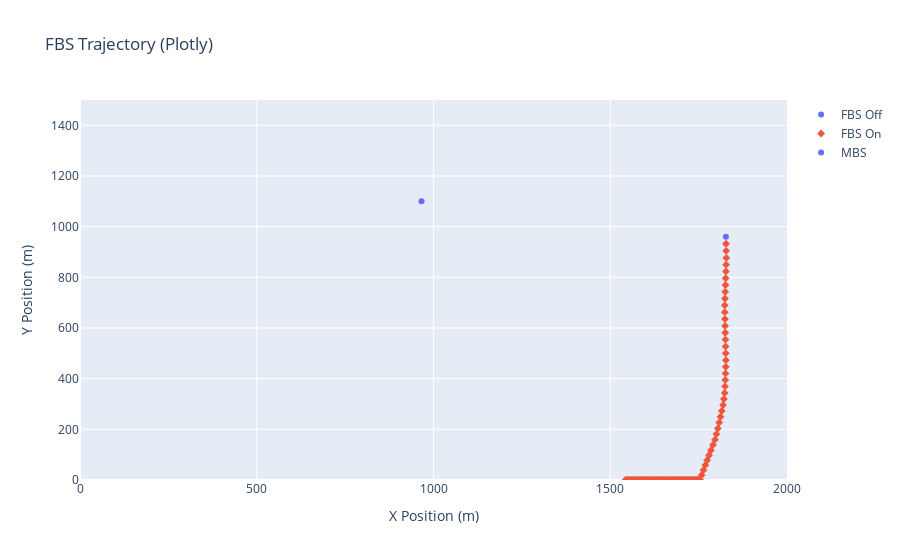

Notebook code for this chart:
### Code cell
mbs_df = pd.DataFrame({"x": mbs_x, "y": mbs_y, "type": "MBS"})
states_df = states.copy()
states_df["type"] = states_df["power_status"].map({0: "FBS Off", 1: "FBS On"})

fig_states = px.scatter(
    states_df,
    x="x",
    y="y",
    color="type",
    symbol="type",
    title="FBS Trajectory (Plotly)",
    labels={"x": "X Position (m)", "y": "Y Position (m)"},
)
fig_mbs = px.scatter(
    mbs_df,
    x="x",
    y="y",
    color="type",
    symbol="type",
)

for trace in fig_mbs.data:
    fig_states.add_trace(trace)

fig_states.update_layout(
    xaxis=dict(range=[0, env.W]),
    yaxis=dict(range=[0, env.H]),
    legend=dict(title=""),
)

### Figure 1 — Plotly figure (JSON) as saved in the notebook; plotly's stock layout.template omitted (floating-point values rounded to 4 significant figures)
{"data": [{"hovertemplate": "type=FBS Off<br>X Position (m)=%{x}<br>Y Position (m)=%{y}<extra></extra>", "legendgroup": "FBS Off", "marker": {"color": "#636efa", "symbol": "circle"}, "mode": "markers", "name": "FBS Off", "orientation": "v", "showlegend": true, "type": "scatter", "x": [1827.0], "xaxis": "x", "y": [960.6], "yaxis": "y"}, {"hovertemplate": "type=FBS On<br>X Position (m)=%{x}<br>Y Position (m)=%{y}<extra></extra>", "legendgroup": "FBS On", "marker": {"color": "#EF553B", "symbol": "diamond"}, "mode": "markers", "name": "FBS On", "orientation": "v", "showlegend": true, "type": "scatter", "x": [1827.0, 1828.0, 1828.0, 1828.0, 1827.0, 1826.0, 1826.0, 1825.0, 1825.0, 1824.0, 1824.0, 1824.0, 1825.0, 1825.0, 1826.0, 1826.0, 1827.0, 1827.0, 1827.0, 1826.0, 1825.0, 1825.0, 1824.0, 1822.0, 1819.0, 1816.0, 1812.0, 1808.0, 1804.0, 1800.0, 1796.0, 1791.0, 1785.0, 1779.0, 1774.0, 1769.0, 1764.0, 1759.0, 1755.0, 1751.0, 1748.0, 1744.0, 1741.0, 1737.0, 1734.0, 1730.0, 1727.0, 1724.0, 1720.0, 1717.0, 1713.0, 1710.0, 1706.0, 1703.0, 1699.0, 1696.0, 1692.0, 1689.0, 1685.0, 1682.0, 1679.0, 1675.0, 1672.0, 1668.0, 1665.0, 1661.0, 1658.0, 1654.0, 1651.0, 1647.0, 1644.0, 1640.0, 1637.0, 1633.0, 1630.0, 1627.0, 1623.0, 1620.0, 1616.0, 1613.0, 1609.0, 1606.0, 1602.0, 1599.0, 1595.0, 1592.0, 1588.0, 1585.0, 1581.0, 1578.0, 1574.0, 1571.0, 1568.0, 1564.0, 1561.0, 1557.0, 1554.0, 1550.0, 1547.0, 1543.0], "xaxis": "x", "y": [932.6, 904.6, 876.6, 849.9, 823.1, 796.4, 769.6, 742.9, 716.2, 689.4, 662.3, 635.3, 608.2, 581.2, 554.1, 527.1, 500.0, 473.0, 446.7, 420.8, 395.0, 369.2, 343.6, 319.7, 296.1, 272.8, 249.6, 226.5, 203.8, 181.5, 159.3, 138.3, 117.4, 97.68, 78.05, 58.42, 38.79, 19.16, 0.0, 0.0, 0.0, 0.0, 0.0, 0.0, 0.0, 0.0, 0.0, 0.0, 0.0, 0.0, 0.0, 0.0, 0.0, 0.0, 0.0, 0.0, 0.0, 0.0, 0.0, 0.0, 0.0, 0.0, 0.0, 0.0, 0.0, 0.0, 0.0, 0.0, 0.0, 0.0, 0.0, 0.0, 0.0, 0.0, 0.0, 0.0, 0.0, 0.0, 0.0, 0.0, 0.0, 0.0, 0.0, 0.0, 0.0, 0.0, 0.0, 0.0, 0.0, 0.0, 0.0, 0.0, 0.0, 0.0, 0.0, 0.0, 0.0, 0.0, 0.0, 0.0], "yaxis": "y"}, {"hovertemplate": "type=MBS<br>x=%{x}<br>y=%{y}<extra></extra>", "legendgroup": "MBS", "marker": {"color": "#636efa", "symbol": "circle"}, "mode": "markers", "name": "MBS", "orientation": "v", "showlegend": true, "type": "scatter", "x": [966.0], "xaxis": "x", "y": [1100.0], "yaxis": "y"}], "layout": {"legend": {"title": {"text": ""}, "tracegroupgap": 0}, "title": {"text": "FBS Trajectory (Plotly)"}, "xaxis": {"anchor": "y", "domain": [0, 1], "range": [0, 2000], "title": {"text": "X Position (m)"}}, "yaxis": {"anchor": "x", "domain": [0, 1], "range": [0, 1500], "title": {"text": "Y Position (m)"}}}}
